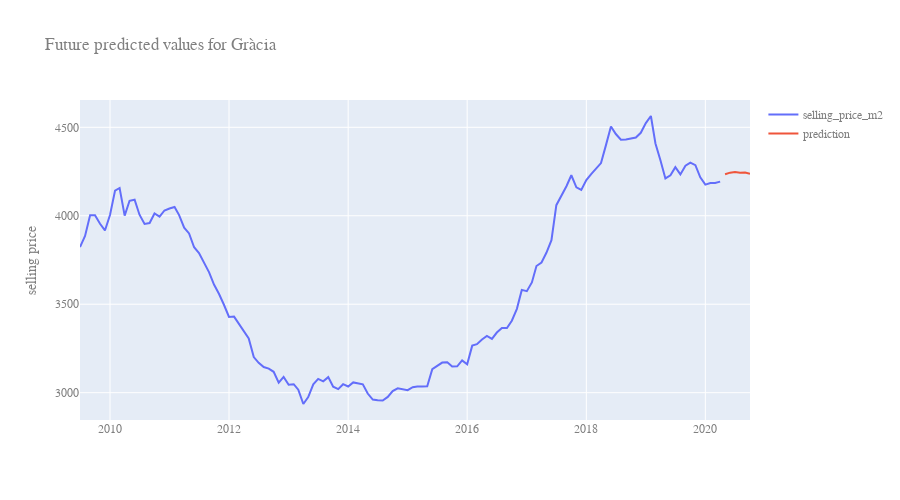

The code cell stored with this chart in its notebook:
### Code cell
fig = go.Figure()

fig.add_trace(go.Scatter(
    x = df_proj.index,
    y = df_proj['selling_price_m2'],
    name="selling_price_m2"       # this sets its legend entry
))

fig.add_trace(go.Scatter(
    x = df_proj.index,
    y=df_proj['prediction'],
    name="prediction"       # this sets its legend entry
))

fig.update_layout(
    title="Future predicted values for " + df_districts.iloc[CURRENT_DISTRICT-1,1],
    yaxis_title="selling price",
    width=900, height=500,
    font=dict(
        family="Arial, monospace",
        size=12,
        color="#7f7f7f"
    )
)
fig.show()

### Figure 1 — Plotly figure (JSON) as saved in the notebook; plotly's stock layout.template omitted (floating-point values rounded to 4 significant figures; data arrays with more than 128 entries replaced by an {"elided": "..."} marker saying what was removed)
{"data": [{"name": "selling_price_m2", "type": "scatter", "x": {"elided": "136 str values"}, "y": {"elided": "136 int values"}}, {"name": "prediction", "type": "scatter", "x": {"elided": "136 str values"}, "y": {"elided": "136 float values"}}], "layout": {"font": {"color": "#7f7f7f", "family": "Arial, monospace", "size": 12}, "height": 500, "title": {"text": "Future predicted values for Gràcia"}, "width": 900, "yaxis": {"title": {"text": "selling price"}}}}
